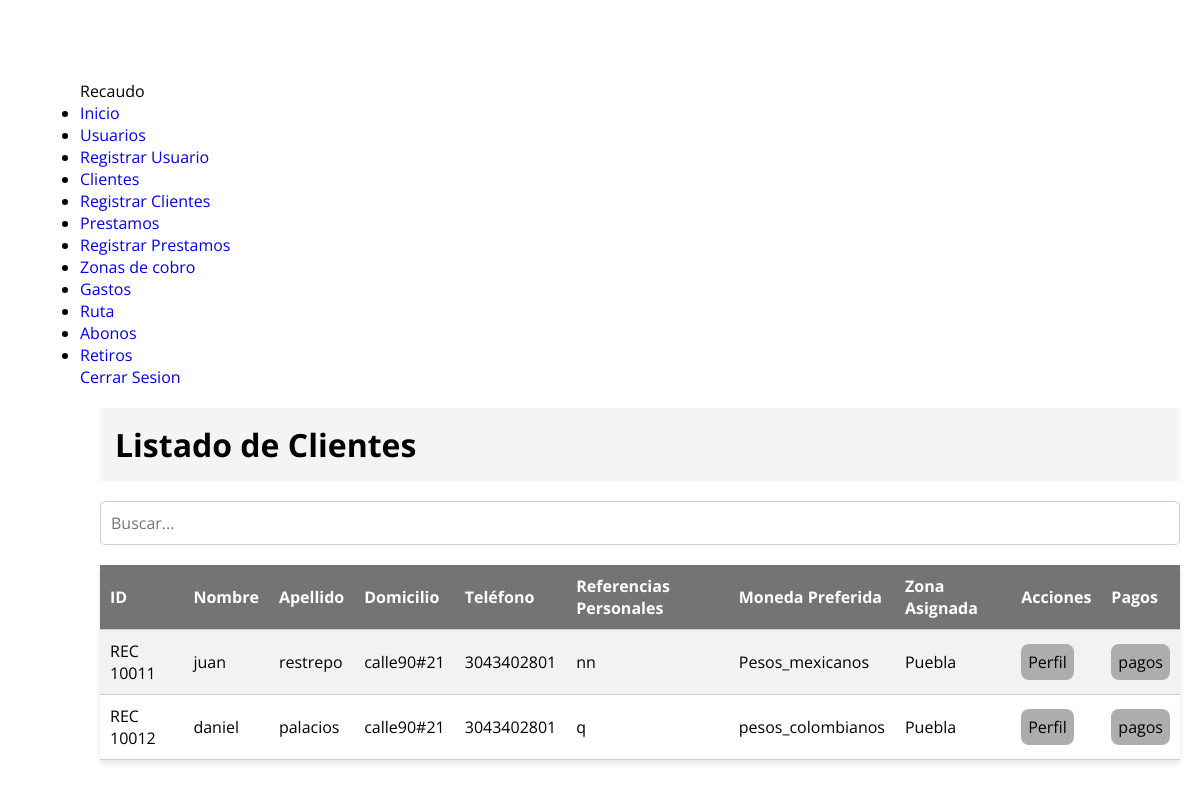
Screenshot of /resources/views/supervisor/clientes/lista_clientes.php (signed in) with the database file from the repository.
### tables this page shows
CREATE TABLE `clientes` (
  `ID` int NOT NULL,
  `Nombre` varchar(255) DEFAULT NULL,
  `Apellido` varchar(255) DEFAULT NULL,
  `Domicilio` varchar(255) DEFAULT NULL,
  `Telefono` varchar(20) DEFAULT NULL,
  `HistorialCrediticio` text,
  `ReferenciasPersonales` text,
  `MonedaPreferida` int DEFAULT NULL,
  `ZonaAsignada` varchar(255) DEFAULT NULL,
  `IdentificacionCURP` varchar(255) DEFAULT NULL,
  `ImagenCliente` varchar(255) DEFAULT NULL,
  `Estado` tinyint(1) DEFAULT '1'
);

CREATE TABLE `monedas` (
  `ID` int NOT NULL,
  `Nombre` varchar(50) DEFAULT NULL,
  `Simbolo` varchar(10) DEFAULT NULL
);

### resources/views/Supervisor/clientes/lista_clientes.php (the view, shortened to what this page needs)
<?php
include("../../../../controllers/conexion.php");
$sql = "SELECT c.ID, c.Nombre, c.Apellido, c.Domicilio, c.Telefono, c.HistorialCrediticio, c.ReferenciasPersonales, m.Nombre AS Moneda, c.ZonaAsignada FROM Clientes c
        LEFT JOIN Monedas m ON c.MonedaPreferida = m.ID";
$resultado = $conexion->query($sql);
?>
<!DOCTYPE html>
<html lang="en">
<head>
    <link rel="stylesheet" href="/public/assets/css/lista_clientes.css">
</head>
<body>
    <div class="barra-lateral">
        <div>
            <div class="nombre-pagina">
                <span>Recaudo</span>
            </div>
        </div>
        <nav class="navegacion">
            <ul>
                <li>
                    <a href="/resources/views/admin/inicio/inicio.php">
                        <span>Inicio</span>
                    </a>
                </li>
                <li>
                    <a href="/resources/views/admin/usuarios/crudusuarios.php">
                        <span>Usuarios</span>
                    </a>
                </li>
                <li>
                    <a href="/resources/views/admin/usuarios/registrar.php">
                        <span>Registrar Usuario</span>
                    </a>
                </li>
                <li>
                    <a href="/resources/views/admin/clientes/lista_clientes.php" class="hola">
                        <span>Clientes</span>
                    </a>
                </li>
                <li>
                    <a href="/resources/views/admin/clientes/agregar_clientes.php">
                        <span>Registrar Clientes</span>
                    </a>
                </li>
                <li>
                    <a href="/resources/views/admin/creditos/crudPrestamos.php">
                        <span>Prestamos</span>
                    </a>
                </li>
                <li>
                    <a href="/resources/views/admin/creditos/prestamos.php">
                        <span>Registrar Prestamos</span>
                    </a>
                </li>
                <li>
                    <a href="/resources/views/admin/cobros/cobros.php">
                        <span>Zonas de cobro</span>
                    </a>
                </li>
                <li>
                    <a href="/resources/views/admin/gastos/gastos.php">
                        <span>Gastos</span>
                    </a>
                </li>
                <li>
                    <a href="/resources/views/admin/abonos/lista_super.php">
                        <span>Ruta</span>
                    </a>
                </li>
                <li>
                    <a href="/resources/views/admin/abonos/abonos.php">
                        <span>Abonos</span>
                    </a>
                </li>
                <li>
                    <a href="/resources/views/admin/retiros/retiros.php">
                        <span>Retiros</span>
                    </a>
                </li>
            </ul>
        </nav>
        <div>
            <div class="modo-oscuro">
                <div class="info">
                    <a href="/controllers/cerrar_sesion.php"><span>Cerrar Sesion</span></a>
                </div>
            </div>
        </div>
    </div>
    <main>
        <h1>Listado de Clientes</h1>
        <div class="search-container">
            <input type="text" id="search-input" class="search-input" placeholder="Buscar...">
        </div>
        <?php if ($resultado->num_rows > 0) { ?>
        <table>
            <tr>
                <th>ID</th>
                <th>Nombre</th>
                <th>Apellido</th>
                <th>Domicilio</th>
                <th>Teléfono</th>
                <th>Referencias Personales</th>
                <th>Moneda Preferida</th>
                <th>Zona Asignada</th>
                <th>Acciones</th>
                <th>Pagos</th>
            </tr>
            <?php while ($fila = $resultado->fetch_assoc()) { ?>
            <tr>
                <td><?= "REC 100" .$fila["ID"] ?></td>
                <td><?= $fila["Nombre"] ?></td>
                <td><?= $fila["Apellido"] ?></td>
                <td><?= $fila["Domicilio"] ?></td>
                <td><?= $fila["Telefono"] ?></td>
                <td><?= $fila["ReferenciasPersonales"] ?></td>
                <td><?= $fila["Moneda"] ?></td>
                <td><?= $fila["ZonaAsignada"] ?></td>
                <td><a href="../../../../controllers/perfil_cliente.php?id=<?= $fila["ID"] ?>">Perfil</a></td>
                <td><a
                        href="/resources/views/admin/abonos/crud_historial_pagos.php?clienteId=<?= $fila["ID"] ?>">pagos</a>
                </td>
            </tr>
            <?php } ?>
        </table>
        <?php } else { ?>
        <p>No se encontraron clientes en la base de datos.</p>
        <?php } ?>
    </main>
</body>
</html>

### public/assets/css/lista_clientes.css (style rules this page uses)
* { margin: 0; padding: 0; box-sizing: border-box; text-decoration: none; font-family: 'Open Sans', sans-serif; }
body { margin-left: 80px; margin-top: 80px; transition: margin-left 300ms cubic-bezier(0.785, 0.135, 0.15, 0.86); }
main { padding: 20px; }
h1 { background-color: #f4f4f4; color: #000000; padding: 15px; }
.search-container { display: flex; justify-content: center; margin: 20px 0; }
.search-input { flex: 1; padding: 10px; border: 1px solid #ccc; border-radius: 5px; font-size: 16px; }
table { width: 100%; border-collapse: collapse; background-color: #fff; box-shadow: 0 4px 6px rgba(0, 0, 0, 0.1); border-radius: 5px; max-width: 100%; }
th, td { padding: 10px; text-align: left; border-bottom: 1px solid #ccc; }
th { background-color: #747474; color: #ffffff; font-weight: bold; }
tbody tr:nth-child(even) { background-color: #f2f2f2; }
td a { background: #adadad; text-decoration: none; color: #000000; transition: color 0.3s ease; padding: 7px; border-radius: 8px; display: inline-block; text-align: center; }

### rows the page displays
clientes: ID "11", Nombre "juan", Apellido "restrepo", Domicilio "calle90#21", Telefono "3043402801", ReferenciasPersonales "nn", monedas.Nombre "Pesos_mexicanos", ZonaAsignada "Puebla"
clientes: ID "12", Nombre "daniel", Apellido "palacios", Domicilio "calle90#21", Telefono "3043402801", ReferenciasPersonales "q", monedas.Nombre "pesos_colombianos", ZonaAsignada "Puebla"
